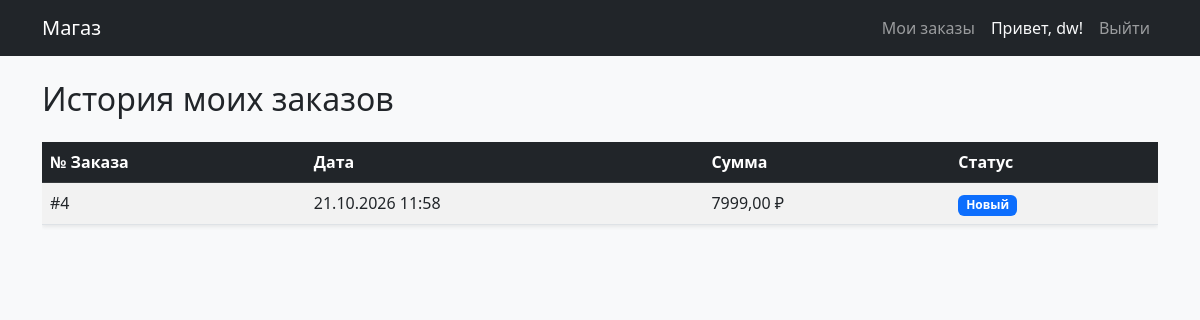
Page /orders/ (signed in) on the committed database.
### shop/models.py (models this page shows, shortened)
class Order(models.Model):
    STATUS_CHOICES = [
        ('new', 'Новый'),
        ('processing', 'В обработке'),
        ('shipped', 'Отправлен'),
        ('completed', 'Выполнен'),
        ('cancelled', 'Отменён'),
    ]
    user = models.ForeignKey(
        User,
        on_delete=models.PROTECT,
        verbose_name='Клиент',
        related_name='orders'
    )
    created_at = models.DateTimeField('Дата создания', auto_now_add=True)
    status = models.CharField(
        'Статус', max_length=20, choices=STATUS_CHOICES, default='new'
    )
    total = models.DecimalField(
        'Сумма', max_digits=12, decimal_places=2, default=0
    )
    class Meta:
        verbose_name = 'Заказ'
        verbose_name_plural = 'Заказы'
        ordering = ['-created_at']

### shop/views.py (the view)
# urls.py: path('orders/', views.OrderListView.as_view(), name='order-list'),
class OrderListView(LoginRequiredMixin, ListView):
    model = Order
    template_name = 'shop/order_list.html'
    context_object_name = 'orders'
    def get_queryset(self):
        return Order.objects.filter(user=self.request.user).order_by('-created_at')

### shop/templates/shop/order_list.html (shortened to what this page needs)
{% extends 'shop/base.html' %}
{% block content %}
<h2>История моих заказов</h2>
{% if orders %}
    <div class="table-responsive mt-4">
        <table class="table table-striped table-hover align-middle bg-white shadow-sm">
            <thead class="table-dark">
                <tr>
                    <th>№ Заказа</th>
                    <th>Дата</th>
                    <th>Сумма</th>
                    <th>Статус</th>
                </tr>
            </thead>
            <tbody>
                {% for order in orders %}
                <tr>
                    <td>#{{ order.id }}</td>
                    <td>{{ order.created_at|date:"d.m.Y H:i" }}</td>
                    <td>{{ order.total }} ₽</td>
                    <td>
                        {% if order.status == 'new' %}
                            <span class="badge bg-primary">Новый</span>
                        {% elif order.status == 'completed' %}
                            <span class="badge bg-success">Выполнен</span>
                        {% elif order.status == 'cancelled' %}
                            <span class="badge bg-danger">Отменен</span>
                        {% else %}
                            <span class="badge bg-secondary">{{ order.get_status_display }}</span>
                        {% endif %}
                    </td>
                </tr>
                {% endfor %}
            </tbody>
        </table>
    </div>
{% else %}
    <div class="alert alert-info mt-4">У вас пока нет заказов. <a href="{% url 'product-list' %}">Перейти в каталог</a></div>
{% endif %}
{% endblock %}

### shop/templates/shop/base.html (shortened to what this page needs)
<!DOCTYPE html>
<html lang="ru">
<head>
    <link href="https://cdn.jsdelivr.net/npm/bootstrap@5.3.0/dist/css/bootstrap.min.css" rel="stylesheet">
</head>
<body class="bg-light">
    <nav class="navbar navbar-expand-lg navbar-dark bg-dark mb-4">
        <div class="container">
            <a class="navbar-brand" href="{% url 'product-list' %}">Магаз</a>
            <div class="collapse navbar-collapse">
                <ul class="navbar-nav ms-auto">
                    {% if user.is_authenticated %}
                        <li class="nav-item"><a class="nav-link" href="{% url 'order-list' %}">Мои заказы</a></li>
                        <li class="nav-item"><span class="nav-link text-light">Привет, {{ user.username }}!</span></li>
                        <li class="nav-item">
                            <form action="{% url 'logout' %}" method="post" class="d-inline">
                                <button type="submit" class="btn btn-link nav-link" style="text-decoration: none;">Выйти</button>
                            </form>
                        </li>
                    {% else %}
                        <li class="nav-item"><a class="nav-link" href="{% url 'login' %}">Войти</a></li>
                        <li class="nav-item"><a class="nav-link text-warning" href="{% url 'register' %}">Регистрация</a></li>
                    {% endif %}
                </ul>
            </div>
        </div>
    </nav>
    <div class="container">
        {% block content %}{% endblock %}
    </div>
</body>
</html>

### rows in the picture
Order: id "4", created_at "21.10.2026 11:58", total "7999,00", status "Новый"

### other values in the picture
{{ user.username }} "dw"
